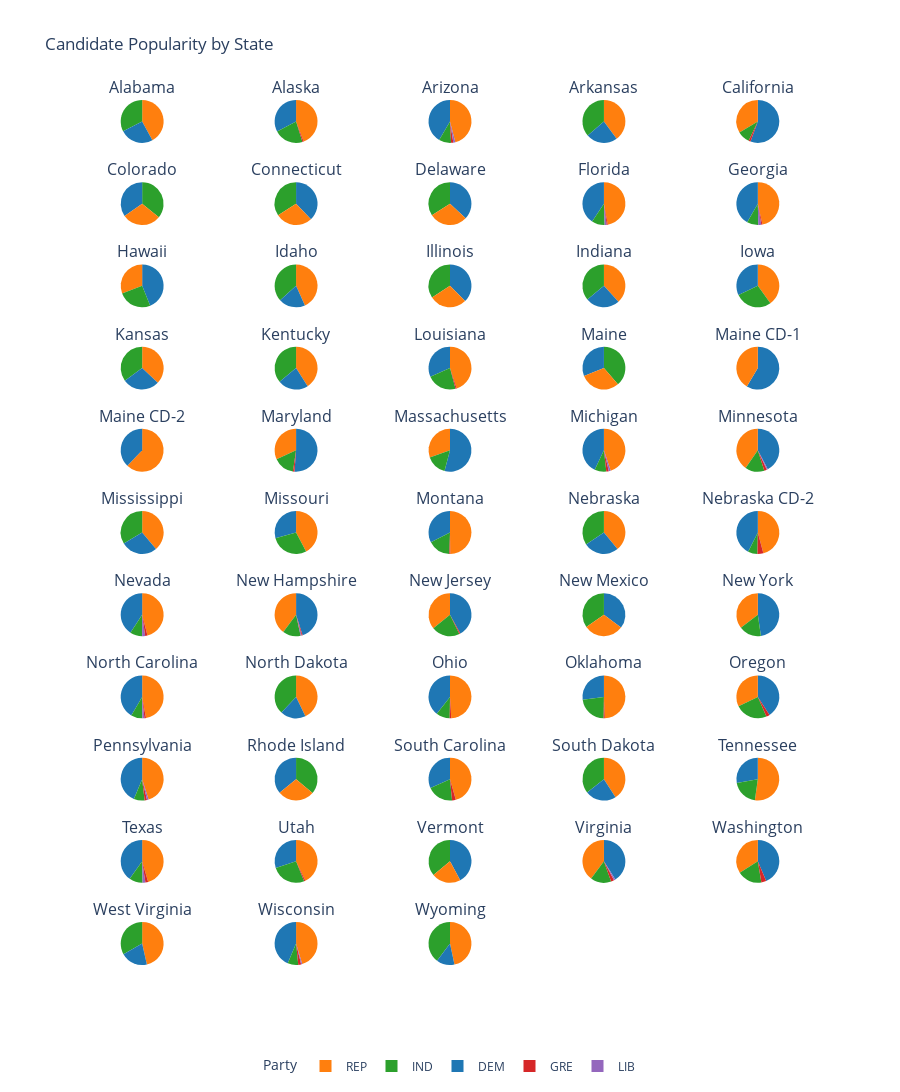

Here is the notebook cell this chart was saved with:
### Code cell
import plotly.graph_objects as go
from plotly.subplots import make_subplots

# Determine the number of unique states
num_states = len(unique_states)
n_cols = 5  # Number of columns for the subplot grid
n_rows = (num_states // n_cols) + 1  # Calculate rows based on the number of states

# Create a subplot figure with pie chart specs
fig = make_subplots(
    rows=n_rows,
    cols=n_cols,
    subplot_titles=unique_states,
    specs=[[{'type': 'pie'} for _ in range(n_cols)] for _ in range(n_rows)]
)

# Iterate through each state and add a pie chart to the subplot
for idx, state in enumerate(unique_states):
    row = (idx // n_cols) + 1
    col = (idx % n_cols) + 1

    # Filter data for the current state
    state_data = candidate_popularity_by_state[candidate_popularity_by_state['state'] == state]

    # Skip states with insufficient data
    if len(state_data) < 2:
        continue

    # Extract party names and their respective percentages
    parties = state_data['party']
    percentages = state_data['pct']
    colors = [party_colors.get(party, '#7f7f7f') for party in parties]

    # Add a pie chart for the current state
    fig.add_trace(
        go.Pie(
            labels=parties,
            values=percentages,
            marker=dict(colors=colors),
            hovertemplate="<b>%{label}</b><br>Popularity: %{value:.1f}%",
            textinfo='none'  # Hide text inside the pie
        ),
        row=row, col=col
    )

# Update the layout
fig.update_layout(
    title_text="Candidate Popularity by State",
    height=n_rows * 300,
    showlegend=True,
    legend=dict(title="Party", orientation="h", x=0.5, xanchor="center")
)

# Display the figure
fig.show()

### Figure 1 — Plotly figure (JSON) as saved in the notebook; plotly's stock layout.template omitted (floating-point values rounded to 4 significant figures)
{"data": [{"domain": {"x": [0, 0.168], "y": [0.9504, 1.0]}, "hovertemplate": "<b>%{label}</b><br>Popularity: %{value:.1f}%", "labels": ["DEM", "IND", "REP"], "marker": {"colors": ["#1f77b4", "#2ca02c", "#ff7f0e"]}, "textinfo": "none", "type": "pie", "values": [33.92, 43.7, 56.42]}, {"domain": {"x": [0.208, 0.376], "y": [0.9504, 1.0]}, "hovertemplate": "<b>%{label}</b><br>Popularity: %{value:.1f}%", "labels": ["DEM", "GRE", "IND", "REP"], "marker": {"colors": ["#1f77b4", "#d62728", "#2ca02c", "#ff7f0e"]}, "textinfo": "none", "type": "pie", "values": [35.39, 1, 23.88, 47.83]}, {"domain": {"x": [0.416, 0.584], "y": [0.9504, 1.0]}, "hovertemplate": "<b>%{label}</b><br>Popularity: %{value:.1f}%", "labels": ["DEM", "GRE", "IND", "LIB", "REP"], "marker": {"colors": ["#1f77b4", "#d62728", "#2ca02c", "#9467bd", "#ff7f0e"]}, "textinfo": "none", "type": "pie", "values": [40.08, 1.663, 8.867, 1.429, 44.34]}, {"domain": {"x": [0.624, 0.792], "y": [0.9504, 1.0]}, "hovertemplate": "<b>%{label}</b><br>Popularity: %{value:.1f}%", "labels": ["DEM", "IND", "REP"], "marker": {"colors": ["#1f77b4", "#2ca02c", "#ff7f0e"]}, "textinfo": "none", "type": "pie", "values": [30.9, 47.35, 51.98]}, {"domain": {"x": [0.832, 1], "y": [0.9504, 1.0]}, "hovertemplate": "<b>%{label}</b><br>Popularity: %{value:.1f}%", "labels": ["DEM", "GRE", "IND", "LIB", "REP"], "marker": {"colors": ["#1f77b4", "#d62728", "#2ca02c", "#9467bd", "#ff7f0e"]}, "textinfo": "none", "type": "pie", "values": [53.09, 1.387, 9.03, 0, 32.05]}, {"domain": {"x": [0, 0.168], "y": [0.8554, 0.905]}, "hovertemplate": "<b>%{label}</b><br>Popularity: %{value:.1f}%", "labels": ["DEM", "IND", "REP"], "marker": {"colors": ["#1f77b4", "#2ca02c", "#ff7f0e"]}, "textinfo": "none", "type": "pie", "values": [45.96, 47.45, 39.1]}, {"domain": {"x": [0.208, 0.376], "y": [0.8554, 0.905]}, "hovertemplate": "<b>%{label}</b><br>Popularity: %{value:.1f}%", "labels": ["DEM", "IND", "REP"], "marker": {"colors": ["#1f77b4", "#2ca02c", "#ff7f0e"]}, "textinfo": "none", "type": "pie", "values": [50.14, 45.25, 37.12]}, {"domain": {"x": [0.416, 0.584], "y": [0.8554, 0.905]}, "hovertemplate": "<b>%{label}</b><br>Popularity: %{value:.1f}%", "labels": ["DEM", "IND", "REP"], "marker": {"colors": ["#1f77b4", "#2ca02c", "#ff7f0e"]}, "textinfo": "none", "type": "pie", "values": [46, 42.3, 36.1]}, {"domain": {"x": [0.624, 0.792], "y": [0.8554, 0.905]}, "hovertemplate": "<b>%{label}</b><br>Popularity: %{value:.1f}%", "labels": ["DEM", "GRE", "IND", "LIB", "REP"], "marker": {"colors": ["#1f77b4", "#d62728", "#2ca02c", "#9467bd", "#ff7f0e"]}, "textinfo": "none", "type": "pie", "values": [41.19, 0.84, 9.9, 1.55, 47.62]}, {"domain": {"x": [0.832, 1], "y": [0.8554, 0.905]}, "hovertemplate": "<b>%{label}</b><br>Popularity: %{value:.1f}%", "labels": ["DEM", "GRE", "IND", "LIB", "REP"], "marker": {"colors": ["#1f77b4", "#d62728", "#2ca02c", "#9467bd", "#ff7f0e"]}, "textinfo": "none", "type": "pie", "values": [40.84, 0.8412, 8.373, 2.25, 45.55]}, {"domain": {"x": [0, 0.168], "y": [0.7603, 0.8099]}, "hovertemplate": "<b>%{label}</b><br>Popularity: %{value:.1f}%", "labels": ["DEM", "GRE", "IND", "REP"], "marker": {"colors": ["#1f77b4", "#d62728", "#2ca02c", "#ff7f0e"]}, "textinfo": "none", "type": "pie", "values": [46.83, 0, 27.02, 32.87]}, {"domain": {"x": [0.208, 0.376], "y": [0.7603, 0.8099]}, "hovertemplate": "<b>%{label}</b><br>Popularity: %{value:.1f}%", "labels": ["DEM", "IND", "REP"], "marker": {"colors": ["#1f77b4", "#2ca02c", "#ff7f0e"]}, "textinfo": "none", "type": "pie", "values": [25.2, 45.95, 54.15]}, {"domain": {"x": [0.416, 0.584], "y": [0.7603, 0.8099]}, "hovertemplate": "<b>%{label}</b><br>Popularity: %{value:.1f}%", "labels": ["DEM", "IND", "REP"], "marker": {"colors": ["#1f77b4", "#2ca02c", "#ff7f0e"]}, "textinfo": "none", "type": "pie", "values": [49.88, 45.35, 37.45]}, {"domain": {"x": [0.624, 0.792], "y": [0.7603, 0.8099]}, "hovertemplate": "<b>%{label}</b><br>Popularity: %{value:.1f}%", "labels": ["DEM", "IND", "REP"], "marker": {"colors": ["#1f77b4", "#2ca02c", "#ff7f0e"]}, "textinfo": "none", "type": "pie", "values": [32.35, 45.1, 47.85]}, {"domain": {"x": [0.832, 1], "y": [0.7603, 0.8099]}, "hovertemplate": "<b>%{label}</b><br>Popularity: %{value:.1f}%", "labels": ["DEM", "IND", "REP"], "marker": {"colors": ["#1f77b4", "#2ca02c", "#ff7f0e"]}, "textinfo": "none", "type": "pie", "values": [38.1, 33.1, 47.57]}, {"domain": {"x": [0, 0.168], "y": [0.6653, 0.7149]}, "hovertemplate": "<b>%{label}</b><br>Popularity: %{value:.1f}%", "labels": ["DEM", "IND", "REP"], "marker": {"colors": ["#1f77b4", "#2ca02c", "#ff7f0e"]}, "textinfo": "none", "type": "pie", "values": [37.05, 46.45, 49.12]}, {"domain": {"x": [0.208, 0.376], "y": [0.6653, 0.7149]}, "hovertemplate": "<b>%{label}</b><br>Popularity: %{value:.1f}%", "labels": ["DEM", "IND", "REP"], "marker": {"colors": ["#1f77b4", "#2ca02c", "#ff7f0e"]}, "textinfo": "none", "type": "pie", "values": [30.68, 48, 54.52]}, {"domain": {"x": [0.416, 0.584], "y": [0.6653, 0.7149]}, "hovertemplate": "<b>%{label}</b><br>Popularity: %{value:.1f}%", "labels": ["DEM", "GRE", "IND", "REP"], "marker": {"colors": ["#1f77b4", "#d62728", "#2ca02c", "#ff7f0e"]}, "textinfo": "none", "type": "pie", "values": [34.92, 1, 24.88, 49.64]}, {"domain": {"x": [0.624, 0.792], "y": [0.6653, 0.7149]}, "hovertemplate": "<b>%{label}</b><br>Popularity: %{value:.1f}%", "labels": ["DEM", "IND", "REP"], "marker": {"colors": ["#1f77b4", "#2ca02c", "#ff7f0e"]}, "textinfo": "none", "type": "pie", "values": [38.5, 48, 37.55]}, {"domain": {"x": [0.832, 1], "y": [0.6653, 0.7149]}, "hovertemplate": "<b>%{label}</b><br>Popularity: %{value:.1f}%", "labels": ["DEM", "REP"], "marker": {"colors": ["#1f77b4", "#ff7f0e"]}, "textinfo": "none", "type": "pie", "values": [41, 29]}, {"domain": {"x": [0, 0.168], "y": [0.5702, 0.6198]}, "hovertemplate": "<b>%{label}</b><br>Popularity: %{value:.1f}%", "labels": ["DEM", "REP"], "marker": {"colors": ["#1f77b4", "#ff7f0e"]}, "textinfo": "none", "type": "pie", "values": [26.5, 43.5]}, {"domain": {"x": [0.208, 0.376], "y": [0.5702, 0.6198]}, "hovertemplate": "<b>%{label}</b><br>Popularity: %{value:.1f}%", "labels": ["DEM", "GRE", "IND", "REP"], "marker": {"colors": ["#1f77b4", "#d62728", "#2ca02c", "#ff7f0e"]}, "textinfo": "none", "type": "pie", "values": [52.89, 1.2, 16.26, 32.95]}, {"domain": {"x": [0.416, 0.584], "y": [0.5702, 0.6198]}, "hovertemplate": "<b>%{label}</b><br>Popularity: %{value:.1f}%", "labels": ["DEM", "IND", "REP"], "marker": {"colors": ["#1f77b4", "#2ca02c", "#ff7f0e"]}, "textinfo": "none", "type": "pie", "values": [52.25, 14.92, 29.37]}, {"domain": {"x": [0.624, 0.792], "y": [0.5702, 0.6198]}, "hovertemplate": "<b>%{label}</b><br>Popularity: %{value:.1f}%", "labels": ["DEM", "GRE", "IND", "LIB", "REP"], "marker": {"colors": ["#1f77b4", "#d62728", "#2ca02c", "#9467bd", "#ff7f0e"]}, "textinfo": "none", "type": "pie", "values": [41.66, 1.846, 8.543, 1.4, 43.51]}, {"domain": {"x": [0.832, 1], "y": [0.5702, 0.6198]}, "hovertemplate": "<b>%{label}</b><br>Popularity: %{value:.1f}%", "labels": ["DEM", "GRE", "IND", "LIB", "REP"], "marker": {"colors": ["#1f77b4", "#d62728", "#2ca02c", "#9467bd", "#ff7f0e"]}, "textinfo": "none", "type": "pie", "values": [41.48, 1.975, 14.2, 0.75, 39.58]}, {"domain": {"x": [0, 0.168], "y": [0.4752, 0.5248]}, "hovertemplate": "<b>%{label}</b><br>Popularity: %{value:.1f}%", "labels": ["DEM", "IND", "REP"], "marker": {"colors": ["#1f77b4", "#2ca02c", "#ff7f0e"]}, "textinfo": "none", "type": "pie", "values": [36.1, 44.2, 51]}, {"domain": {"x": [0.208, 0.376], "y": [0.4752, 0.5248]}, "hovertemplate": "<b>%{label}</b><br>Popularity: %{value:.1f}%", "labels": ["DEM", "IND", "REP"], "marker": {"colors": ["#1f77b4", "#2ca02c", "#ff7f0e"]}, "textinfo": "none", "type": "pie", "values": [35.47, 34.2, 50.99]}, {"domain": {"x": [0.416, 0.584], "y": [0.4752, 0.5248]}, "hovertemplate": "<b>%{label}</b><br>Popularity: %{value:.1f}%", "labels": ["DEM", "GRE", "IND", "REP"], "marker": {"colors": ["#1f77b4", "#d62728", "#2ca02c", "#ff7f0e"]}, "textinfo": "none", "type": "pie", "values": [32.66, 0.7, 17.01, 49.98]}, {"domain": {"x": [0.624, 0.792], "y": [0.4752, 0.5248]}, "hovertemplate": "<b>%{label}</b><br>Popularity: %{value:.1f}%", "labels": ["DEM", "IND", "REP"], "marker": {"colors": ["#1f77b4", "#2ca02c", "#ff7f0e"]}, "textinfo": "none", "type": "pie", "values": [34.5, 44.65, 50.85]}, {"domain": {"x": [0.832, 1], "y": [0.4752, 0.5248]}, "hovertemplate": "<b>%{label}</b><br>Popularity: %{value:.1f}%", "labels": ["DEM", "GRE", "IND", "REP"], "marker": {"colors": ["#1f77b4", "#d62728", "#2ca02c", "#ff7f0e"]}, "textinfo": "none", "type": "pie", "values": [38.5, 4, 6.5, 41.5]}, {"domain": {"x": [0, 0.168], "y": [0.3802, 0.4298]}, "hovertemplate": "<b>%{label}</b><br>Popularity: %{value:.1f}%", "labels": ["DEM", "GRE", "IND", "LIB", "REP"], "marker": {"colors": ["#1f77b4", "#d62728", "#2ca02c", "#9467bd", "#ff7f0e"]}, "textinfo": "none", "type": "pie", "values": [40.18, 1.664, 9.062, 2.25, 45.35]}, {"domain": {"x": [0.208, 0.376], "y": [0.3802, 0.4298]}, "hovertemplate": "<b>%{label}</b><br>Popularity: %{value:.1f}%", "labels": ["DEM", "GRE", "IND", "LIB", "REP"], "marker": {"colors": ["#1f77b4", "#d62728", "#2ca02c", "#9467bd", "#ff7f0e"]}, "textinfo": "none", "type": "pie", "values": [44.98, 0.7, 13.56, 0.8, 39.77]}, {"domain": {"x": [0.416, 0.584], "y": [0.3802, 0.4298]}, "hovertemplate": "<b>%{label}</b><br>Popularity: %{value:.1f}%", "labels": ["DEM", "GRE", "IND", "REP"], "marker": {"colors": ["#1f77b4", "#d62728", "#2ca02c", "#ff7f0e"]}, "textinfo": "none", "type": "pie", "values": [44.93, 0.8, 22.88, 38.33]}, {"domain": {"x": [0.624, 0.792], "y": [0.3802, 0.4298]}, "hovertemplate": "<b>%{label}</b><br>Popularity: %{value:.1f}%", "labels": ["DEM", "IND", "REP"], "marker": {"colors": ["#1f77b4", "#2ca02c", "#ff7f0e"]}, "textinfo": "none", "type": "pie", "values": [46.93, 46.15, 39.93]}, {"domain": {"x": [0.832, 1], "y": [0.3802, 0.4298]}, "hovertemplate": "<b>%{label}</b><br>Popularity: %{value:.1f}%", "labels": ["DEM", "IND", "REP"], "marker": {"colors": ["#1f77b4", "#2ca02c", "#ff7f0e"]}, "textinfo": "none", "type": "pie", "values": [46.68, 16.45, 34.71]}, {"domain": {"x": [0, 0.168], "y": [0.2851, 0.3347]}, "hovertemplate": "<b>%{label}</b><br>Popularity: %{value:.1f}%", "labels": ["DEM", "GRE", "IND", "LIB", "REP"], "marker": {"colors": ["#1f77b4", "#d62728", "#2ca02c", "#9467bd", "#ff7f0e"]}, "textinfo": "none", "type": "pie", "values": [39.86, 1.113, 8.233, 1.5, 45.24]}, {"domain": {"x": [0.208, 0.376], "y": [0.2851, 0.3347]}, "hovertemplate": "<b>%{label}</b><br>Popularity: %{value:.1f}%", "labels": ["DEM", "IND", "REP"], "marker": {"colors": ["#1f77b4", "#2ca02c", "#ff7f0e"]}, "textinfo": "none", "type": "pie", "values": [23.45, 46.75, 52.6]}, {"domain": {"x": [0.416, 0.584], "y": [0.2851, 0.3347]}, "hovertemplate": "<b>%{label}</b><br>Popularity: %{value:.1f}%", "labels": ["DEM", "GRE", "IND", "REP"], "marker": {"colors": ["#1f77b4", "#d62728", "#2ca02c", "#ff7f0e"]}, "textinfo": "none", "type": "pie", "values": [36.93, 1.1, 9.695, 45.92]}, {"domain": {"x": [0.624, 0.792], "y": [0.2851, 0.3347]}, "hovertemplate": "<b>%{label}</b><br>Popularity: %{value:.1f}%", "labels": ["DEM", "GRE", "IND", "REP"], "marker": {"colors": ["#1f77b4", "#d62728", "#2ca02c", "#ff7f0e"]}, "textinfo": "none", "type": "pie", "values": [30.66, 1, 25.6, 55.73]}, {"domain": {"x": [0.832, 1], "y": [0.2851, 0.3347]}, "hovertemplate": "<b>%{label}</b><br>Popularity: %{value:.1f}%", "labels": ["DEM", "GRE", "IND", "REP"], "marker": {"colors": ["#1f77b4", "#d62728", "#2ca02c", "#ff7f0e"]}, "textinfo": "none", "type": "pie", "values": [46.5, 3, 27.75, 36.68]}, {"domain": {"x": [0, 0.168], "y": [0.1901, 0.2397]}, "hovertemplate": "<b>%{label}</b><br>Popularity: %{value:.1f}%", "labels": ["DEM", "GRE", "IND", "LIB", "REP"], "marker": {"colors": ["#1f77b4", "#d62728", "#2ca02c", "#9467bd", "#ff7f0e"]}, "textinfo": "none", "type": "pie", "values": [42.31, 1.716, 7.89, 1.2, 43.67]}, {"domain": {"x": [0.208, 0.376], "y": [0.1901, 0.2397]}, "hovertemplate": "<b>%{label}</b><br>Popularity: %{value:.1f}%", "labels": ["DEM", "IND", "REP"], "marker": {"colors": ["#1f77b4", "#2ca02c", "#ff7f0e"]}, "textinfo": "none", "type": "pie", "values": [46.7, 46.8, 36.08]}, {"domain": {"x": [0.416, 0.584], "y": [0.1901, 0.2397]}, "hovertemplate": "<b>%{label}</b><br>Popularity: %{value:.1f}%", "labels": ["DEM", "GRE", "IND", "REP"], "marker": {"colors": ["#1f77b4", "#d62728", "#2ca02c", "#ff7f0e"]}, "textinfo": "none", "type": "pie", "values": [33.94, 3, 21.05, 48.68]}, {"domain": {"x": [0.624, 0.792], "y": [0.1901, 0.2397]}, "hovertemplate": "<b>%{label}</b><br>Popularity: %{value:.1f}%", "labels": ["DEM", "IND", "REP"], "marker": {"colors": ["#1f77b4", "#2ca02c", "#ff7f0e"]}, "textinfo": "none", "type": "pie", "values": [29.9, 45.65, 52.33]}, {"domain": {"x": [0.832, 1], "y": [0.1901, 0.2397]}, "hovertemplate": "<b>%{label}</b><br>Popularity: %{value:.1f}%", "labels": ["DEM", "IND", "REP"], "marker": {"colors": ["#1f77b4", "#2ca02c", "#ff7f0e"]}, "textinfo": "none", "type": "pie", "values": [27.69, 19.81, 51.88]}, {"domain": {"x": [0, 0.168], "y": [0.09504, 0.1446]}, "hovertemplate": "<b>%{label}</b><br>Popularity: %{value:.1f}%", "labels": ["DEM", "GRE", "IND", "LIB", "REP"], "marker": {"colors": ["#1f77b4", "#d62728", "#2ca02c", "#9467bd", "#ff7f0e"]}, "textinfo": "none", "type": "pie", "values": [38.21, 1.967, 9.656, 2, 43.27]}, {"domain": {"x": [0.208, 0.376], "y": [0.09504, 0.1446]}, "hovertemplate": "<b>%{label}</b><br>Popularity: %{value:.1f}%", "labels": ["DEM", "GRE", "IND", "REP"], "marker": {"colors": ["#1f77b4", "#d62728", "#2ca02c", "#ff7f0e"]}, "textinfo": "none", "type": "pie", "values": [32.37, 1, 28.02, 46.13]}, {"domain": {"x": [0.416, 0.584], "y": [0.09504, 0.1446]}, "hovertemplate": "<b>%{label}</b><br>Popularity: %{value:.1f}%", "labels": ["DEM", "IND", "REP"], "marker": {"colors": ["#1f77b4", "#2ca02c", "#ff7f0e"]}, "textinfo": "none", "type": "pie", "values": [54.8, 46.85, 28.47]}, {"domain": {"x": [0.624, 0.792], "y": [0.09504, 0.1446]}, "hovertemplate": "<b>%{label}</b><br>Popularity: %{value:.1f}%", "labels": ["DEM", "GRE", "IND", "LIB", "REP"], "marker": {"colors": ["#1f77b4", "#d62728", "#2ca02c", "#9467bd", "#ff7f0e"]}, "textinfo": "none", "type": "pie", "values": [43.33, 2.5, 16.46, 1.2, 42.06]}, {"domain": {"x": [0.832, 1], "y": [0.09504, 0.1446]}, "hovertemplate": "<b>%{label}</b><br>Popularity: %{value:.1f}%", "labels": ["DEM", "GRE", "IND", "REP"], "marker": {"colors": ["#1f77b4", "#d62728", "#2ca02c", "#ff7f0e"]}, "textinfo": "none", "type": "pie", "values": [46.82, 4, 19.98, 36.5]}, {"domain": {"x": [0, 0.168], "y": [0, 0.04959]}, "hovertemplate": "<b>%{label}</b><br>Popularity: %{value:.1f}%", "labels": ["DEM", "IND", "REP"], "marker": {"colors": ["#1f77b4", "#2ca02c", "#ff7f0e"]}, "textinfo": "none", "type": "pie", "values": [25.7, 42, 58.75]}, {"domain": {"x": [0.208, 0.376], "y": [0, 0.04959]}, "hovertemplate": "<b>%{label}</b><br>Popularity: %{value:.1f}%", "labels": ["DEM", "GRE", "IND", "LIB", "REP"], "marker": {"colors": ["#1f77b4", "#d62728", "#2ca02c", "#9467bd", "#ff7f0e"]}, "textinfo": "none", "type": "pie", "values": [42.73, 2.16, 7.811, 0.75, 44.42]}, {"domain": {"x": [0.416, 0.584], "y": [0, 0.04959]}, "hovertemplate": "<b>%{label}</b><br>Popularity: %{value:.1f}%", "labels": ["DEM", "IND", "REP"], "marker": {"colors": ["#1f77b4", "#2ca02c", "#ff7f0e"]}, "textinfo": "none", "type": "pie", "values": [17.5, 51.15, 60.1]}], "layout": {"annotations": [{"font": {"size": 16}, "showarrow": false, "text": "Alabama", "x": 0.084, "xanchor": "center", "xref": "paper", "y": 1.0, "yanchor": "bottom", "yref": "paper"}, {"font": {"size": 16}, "showarrow": false, "text": "Alaska", "x": 0.292, "xanchor": "center", "xref": "paper", "y": 1.0, "yanchor": "bottom", "yref": "paper"}, {"font": {"size": 16}, "showarrow": false, "text": "Arizona", "x": 0.5, "xanchor": "center", "xref": "paper", "y": 1.0, "yanchor": "bottom", "yref": "paper"}, {"font": {"size": 16}, "showarrow": false, "text": "Arkansas", "x": 0.708, "xanchor": "center", "xref": "paper", "y": 1.0, "yanchor": "bottom", "yref": "paper"}, {"font": {"size": 16}, "showarrow": false, "text": "California", "x": 0.916, "xanchor": "center", "xref": "paper", "y": 1.0, "yanchor": "bottom", "yref": "paper"}, {"font": {"size": 16}, "showarrow": false, "text": "Colorado", "x": 0.084, "xanchor": "center", "xref": "paper", "y": 0.905, "yanchor": "bottom", "yref": "paper"}, {"font": {"size": 16}, "showarrow": false, "text": "Connecticut", "x": 0.292, "xanchor": "center", "xref": "paper", "y": 0.905, "yanchor": "bottom", "yref": "paper"}, {"font": {"size": 16}, "showarrow": false, "text": "Delaware", "x": 0.5, "xanchor": "center", "xref": "paper", "y": 0.905, "yanchor": "bottom", "yref": "paper"}, {"font": {"size": 16}, "showarrow": false, "text": "Florida", "x": 0.708, "xanchor": "center", "xref": "paper", "y": 0.905, "yanchor": "bottom", "yref": "paper"}, {"font": {"size": 16}, "showarrow": false, "text": "Georgia", "x": 0.916, "xanchor": "center", "xref": "paper", "y": 0.905, "yanchor": "bottom", "yref": "paper"}, {"font": {"size": 16}, "showarrow": false, "text": "Hawaii", "x": 0.084, "xanchor": "center", "xref": "paper", "y": 0.8099, "yanchor": "bottom", "yref": "paper"}, {"font": {"size": 16}, "showarrow": false, "text": "Idaho", "x": 0.292, "xanchor": "center", "xref": "paper", "y": 0.8099, "yanchor": "bottom", "yref": "paper"}, {"font": {"size": 16}, "showarrow": false, "text": "Illinois", "x": 0.5, "xanchor": "center", "xref": "paper", "y": 0.8099, "yanchor": "bottom", "yref": "paper"}, {"font": {"size": 16}, "showarrow": false, "text": "Indiana", "x": 0.708, "xanchor": "center", "xref": "paper", "y": 0.8099, "yanchor": "bottom", "yref": "paper"}, {"font": {"size": 16}, "showarrow": false, "text": "Iowa", "x": 0.916, "xanchor": "center", "xref": "paper", "y": 0.8099, "yanchor": "bottom", "yref": "paper"}, {"font": {"size": 16}, "showarrow": false, "text": "Kansas", "x": 0.084, "xanchor": "center", "xref": "paper", "y": 0.7149, "yanchor": "bottom", "yref": "paper"}, {"font": {"size": 16}, "showarrow": false, "text": "Kentucky", "x": 0.292, "xanchor": "center", "xref": "paper", "y": 0.7149, "yanchor": "bottom", "yref": "paper"}, {"font": {"size": 16}, "showarrow": false, "text": "Louisiana", "x": 0.5, "xanchor": "center", "xref": "paper", "y": 0.7149, "yanchor": "bottom", "yref": "paper"}, {"font": {"size": 16}, "showarrow": false, "text": "Maine", "x": 0.708, "xanchor": "center", "xref": "paper", "y": 0.7149, "yanchor": "bottom", "yref": "paper"}, {"font": {"size": 16}, "showarrow": false, "text": "Maine CD-1", "x": 0.916, "xanchor": "center", "xref": "paper", "y": 0.7149, "yanchor": "bottom", "yref": "paper"}, {"font": {"size": 16}, "showarrow": false, "text": "Maine CD-2", "x": 0.084, "xanchor": "center", "xref": "paper", "y": 0.6198, "yanchor": "bottom", "yref": "paper"}, {"font": {"size": 16}, "showarrow": false, "text": "Maryland", "x": 0.292, "xanchor": "center", "xref": "paper", "y": 0.6198, "yanchor": "bottom", "yref": "paper"}, {"font": {"size": 16}, "showarrow": false, "text": "Massachusetts", "x": 0.5, "xanchor": "center", "xref": "paper", "y": 0.6198, "yanchor": "bottom", "yref": "paper"}, {"font": {"size": 16}, "showarrow": false, "text": "Michigan", "x": 0.708, "xanchor": "center", "xref": "paper", "y": 0.6198, "yanchor": "bottom", "yref": "paper"}, {"font": {"size": 16}, "showarrow": false, "text": "Minnesota", "x": 0.916, "xanchor": "center", "xref": "paper", "y": 0.6198, "yanchor": "bottom", "yref": "paper"}, {"font": {"size": 16}, "showarrow": false, "text": "Mississippi", "x": 0.084, "xanchor": "center", "xref": "paper", "y": 0.5248, "yanchor": "bottom", "yref": "paper"}, {"font": {"size": 16}, "showarrow": false, "text": "Missouri", "x": 0.292, "xanchor": "center", "xref": "paper", "y": 0.5248, "yanchor": "bottom", "yref": "paper"}, {"font": {"size": 16}, "showarrow": false, "text": "Montana", "x": 0.5, "xanchor": "center", "xref": "paper", "y": 0.5248, "yanchor": "bottom", "yref": "paper"}, {"font": {"size": 16}, "showarrow": false, "text": "Nebraska", "x": 0.708, "xanchor": "center", "xref": "paper", "y": 0.5248, "yanchor": "bottom", "yref": "paper"}, {"font": {"size": 16}, "showarrow": false, "text": "Nebraska CD-2", "x": 0.916, "xanchor": "center", "xref": "paper", "y": 0.5248, "yanchor": "bottom", "yref": "paper"}, {"font": {"size": 16}, "showarrow": false, "text": "Nevada", "x": 0.084, "xanchor": "center", "xref": "paper", "y": 0.4298, "yanchor": "bottom", "yref": "paper"}, {"font": {"size": 16}, "showarrow": false, "text": "New Hampshire", "x": 0.292, "xanchor": "center", "xref": "paper", "y": 0.4298, "yanchor": "bottom", "yref": "paper"}, {"font": {"size": 16}, "showarrow": false, "text": "New Jersey", "x": 0.5, "xanchor": "center", "xref": "paper", "y": 0.4298, "yanchor": "bottom", "yref": "paper"}, {"font": {"size": 16}, "showarrow": false, "text": "New Mexico", "x": 0.708, "xanchor": "center", "xref": "paper", "y": 0.4298, "yanchor": "bottom", "yref": "paper"}, {"font": {"size": 16}, "showarrow": false, "text": "New York", "x": 0.916, "xanchor": "center", "xref": "paper", "y": 0.4298, "yanchor": "bottom", "yref": "paper"}, {"font": {"size": 16}, "showarrow": false, "text": "North Carolina", "x": 0.084, "xanchor": "center", "xref": "paper", "y": 0.3347, "yanchor": "bottom", "yref": "paper"}, {"font": {"size": 16}, "showarrow": false, "text": "North Dakota", "x": 0.292, "xanchor": "center", "xref": "paper", "y": 0.3347, "yanchor": "bottom", "yref": "paper"}, {"font": {"size": 16}, "showarrow": false, "text": "Ohio", "x": 0.5, "xanchor": "center", "xref": "paper", "y": 0.3347, "yanchor": "bottom", "yref": "paper"}, {"font": {"size": 16}, "showarrow": false, "text": "Oklahoma", "x": 0.708, "xanchor": "center", "xref": "paper", "y": 0.3347, "yanchor": "bottom", "yref": "paper"}, {"font": {"size": 16}, "showarrow": false, "text": "Oregon", "x": 0.916, "xanchor": "center", "xref": "paper", "y": 0.3347, "yanchor": "bottom", "yref": "paper"}, {"font": {"size": 16}, "showarrow": false, "text": "Pennsylvania", "x": 0.084, "xanchor": "center", "xref": "paper", "y": 0.2397, "yanchor": "bottom", "yref": "paper"}, {"font": {"size": 16}, "showarrow": false, "text": "Rhode Island", "x": 0.292, "xanchor": "center", "xref": "paper", "y": 0.2397, "yanchor": "bottom", "yref": "paper"}, {"font": {"size": 16}, "showarrow": false, "text": "South Carolina", "x": 0.5, "xanchor": "center", "xref": "paper", "y": 0.2397, "yanchor": "bottom", "yref": "paper"}, {"font": {"size": 16}, "showarrow": false, "text": "South Dakota", "x": 0.708, "xanchor": "center", "xref": "paper", "y": 0.2397, "yanchor": "bottom", "yref": "paper"}, {"font": {"size": 16}, "showarrow": false, "text": "Tennessee", "x": 0.916, "xanchor": "center", "xref": "paper", "y": 0.2397, "yanchor": "bottom", "yref": "paper"}, {"font": {"size": 16}, "showarrow": false, "text": "Texas", "x": 0.084, "xanchor": "center", "xref": "paper", "y": 0.1446, "yanchor": "bottom", "yref": "paper"}, {"font": {"size": 16}, "showarrow": false, "text": "Utah", "x": 0.292, "xanchor": "center", "xref": "paper", "y": 0.1446, "yanchor": "bottom", "yref": "paper"}, {"font": {"size": 16}, "showarrow": false, "text": "Vermont", "x": 0.5, "xanchor": "center", "xref": "paper", "y": 0.1446, "yanchor": "bottom", "yref": "paper"}, {"font": {"size": 16}, "showarrow": false, "text": "Virginia", "x": 0.708, "xanchor": "center", "xref": "paper", "y": 0.1446, "yanchor": "bottom", "yref": "paper"}, {"font": {"size": 16}, "showarrow": false, "text": "Washington", "x": 0.916, "xanchor": "center", "xref": "paper", "y": 0.1446, "yanchor": "bottom", "yref": "paper"}, {"font": {"size": 16}, "showarrow": false, "text": "West Virginia", "x": 0.084, "xanchor": "center", "xref": "paper", "y": 0.04959, "yanchor": "bottom", "yref": "paper"}, {"font": {"size": 16}, "showarrow": false, "text": "Wisconsin", "x": 0.292, "xanchor": "center", "xref": "paper", "y": 0.04959, "yanchor": "bottom", "yref": "paper"}, {"font": {"size": 16}, "showarrow": false, "text": "Wyoming", "x": 0.5, "xanchor": "center", "xref": "paper", "y": 0.04959, "yanchor": "bottom", "yref": "paper"}], "height": 3300, "legend": {"orientation": "h", "title": {"text": "Party"}, "x": 0.5, "xanchor": "center"}, "showlegend": true, "title": {"text": "Candidate Popularity by State"}}}
